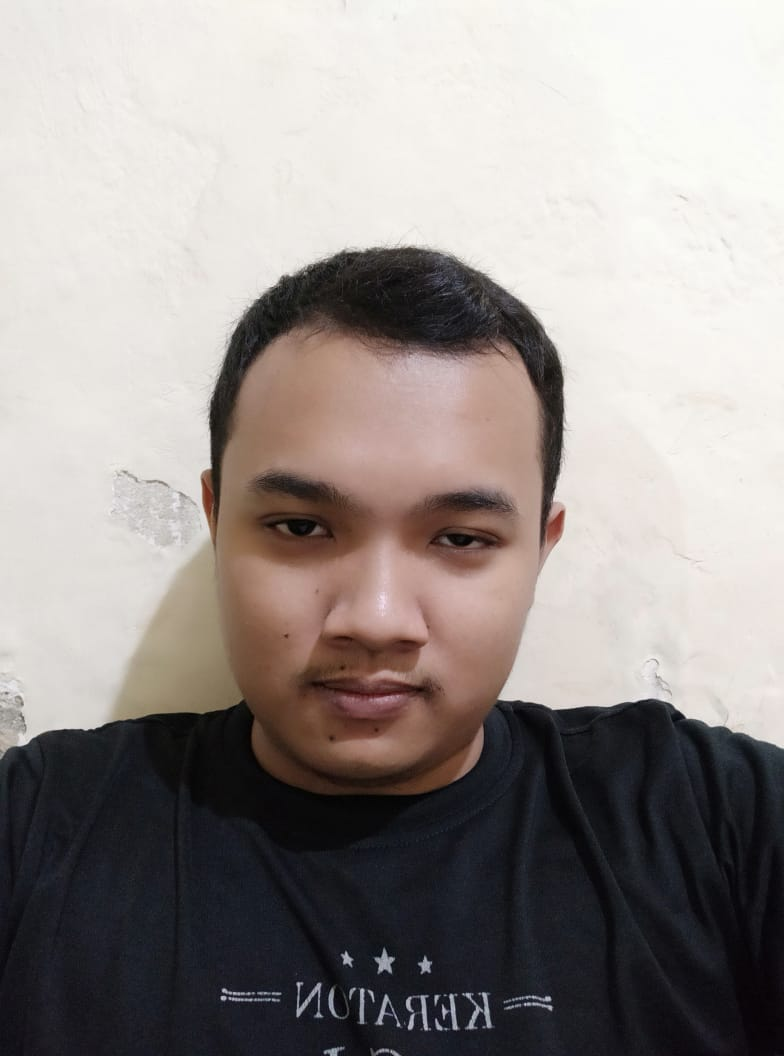
#> input picture TA-PengolahanCitraDigital/foto.jpeg, 784 x 1056 px
$ jupyter execute tugas.ipynb
#> lines starting #> are read from the running program, lines starting #| are printed output that depends on the picture; after the words box and inside, x2 and y2 are one past the last pixel; in counts of white or black regions, pixels touching at a corner belong together
[cell 1]
import cv2
import numpy as np
import matplotlib.pyplot as plt
import matplotlib.image as mpimg

[cell 2]
image = cv2.imread('foto.jpeg')
#> image is the input picture: shape (1056, 784, 3); mean B, G, R 141.4, 144.2, 151
image = cv2.cvtColor(image, cv2.COLOR_BGR2RGB)

[cell 3]
print("Pixel Ori")
print(image)
#> (printed output is left out)

[cell 4]
print("Original Image")
plt.imshow(image)

[cell 5]
gray = cv2.cvtColor(image, cv2.COLOR_BGR2GRAY)
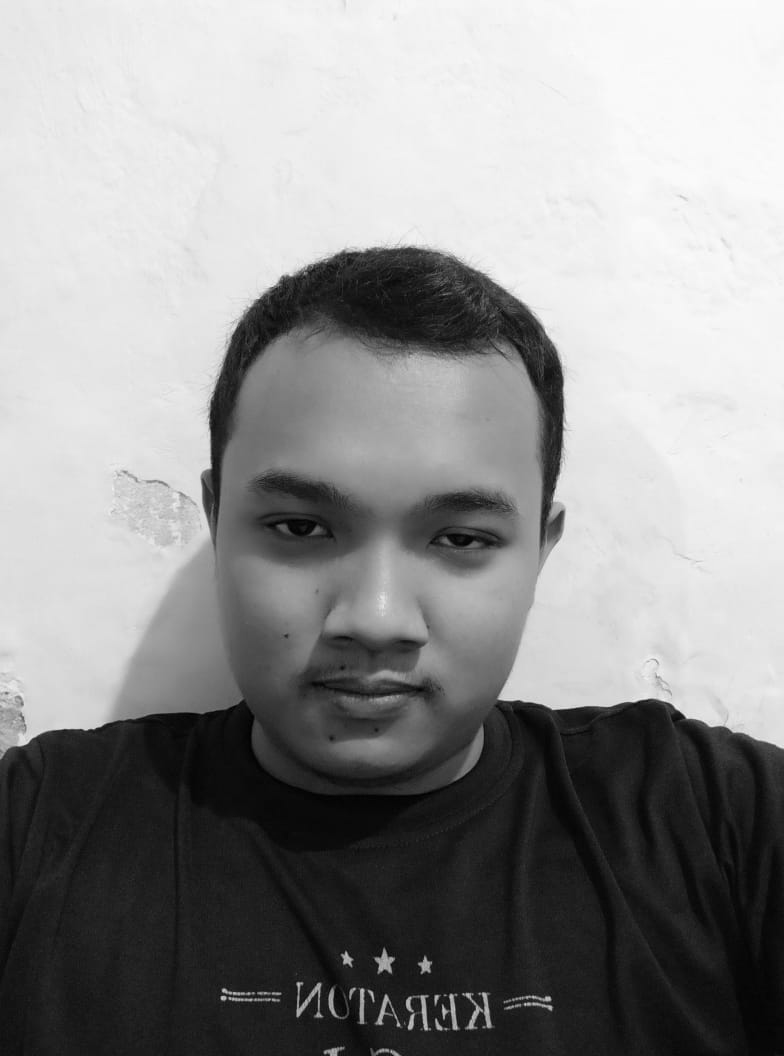
#> gray: shape (1056, 784); min 0, max 252, mean 144.2

[cell 6]
print("pixel Grayscale")
print(gray)
#> (printed output is left out)

[cell 7]
gray_image = cv2.cvtColor(gray, cv2.COLOR_BGR2RGB)
print("Grayscale Image")
plt.imshow(gray_image)

[cell 8]
ret, thresh1 = cv2.threshold(gray, 120, 255, cv2.THRESH_BINARY +
                                            cv2.THRESH_OTSU)
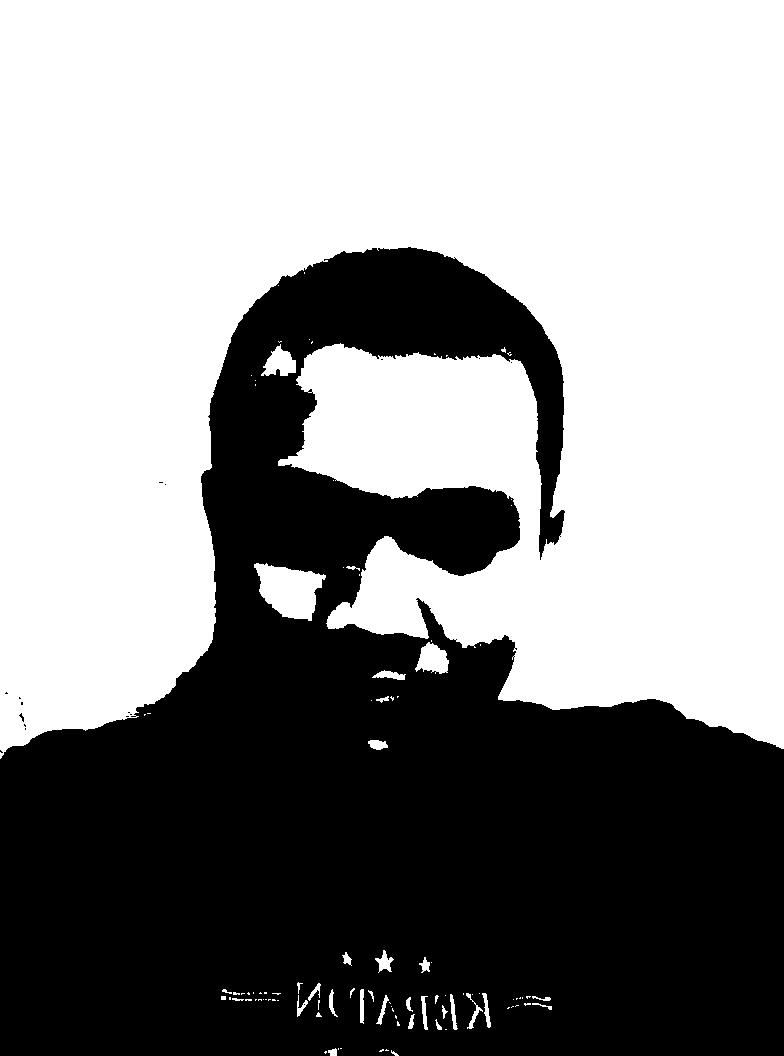
#> thresh1: shape (1056, 784); 56.6% white; 17 black regions (16 under 20 px), largest, box (x1, y1, x2, y2) and area: (0, 247, 784, 1056) 359340
#> ret = 132

[cell 9]
thresh = cv2.cvtColor(thresh1, cv2.COLOR_BGR2RGB)

[cell 10]
print("Pixel Threshold Hitam Putih")
print(thresh1)
#> (printed output is left out)

$ run again, with TA-PengolahanCitraDigital/aku.png saved as TA-PengolahanCitraDigital/foto.jpeg
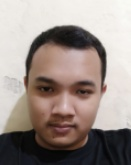
#> input picture TA-PengolahanCitraDigital/aku.png, 131 x 165 px
#> image is the input picture: shape (165, 131, 3); mean B, G, R 136.3, 142.4, 154.8
#> (printed output is left out)
#> `gray = cv2.cvtColor(image, cv2.COLOR_BGR2GRAY)`:
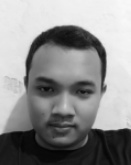
#> gray: shape (165, 131); min 3, max 248, mean 142
#> (printed output is left out)
#> `ret, thresh1 = cv2.threshold(gray, 120, 255, cv2.THRESH_BINARY + cv2.T..`:
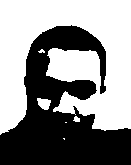
#> thresh1: shape (165, 131); 55.7% white; 1 black region, box (x1, y1, x2, y2) and area: (0, 25, 131, 165) 9573
#> ret = 133
#> (printed output is left out)
